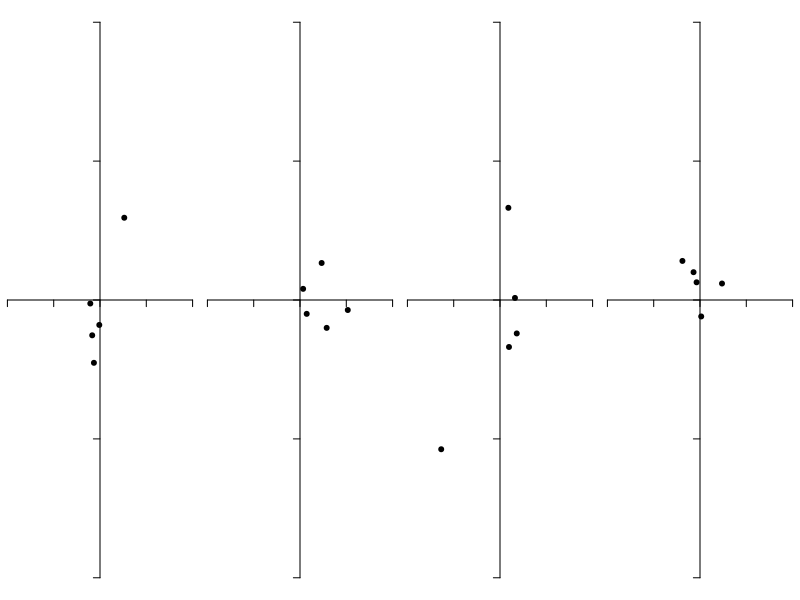

Generate this figure with R: (Note: a time limit stopped this script after it produced the figure.)
## ---- chunk 1
n <- 100000

bivariate_normal <- function(n, yoffset=0, eccentricity=0, flier_rate=0, flier_severity=3)
{
  d <- data.frame(u=runif(n), v=runif(n), z=runif(n))
  
  # Contaminated normal if fliers requested
  d$sd <- ifelse(d$z < flier_rate, flier_severity, 1)

  # Box-Muller transform
  d$r = d$sd * sqrt(-2 * log(d$u))
  d$x = d$r * cos(2 * pi * d$v)
  d$y = d$r * sin(2 * pi * d$v)

  # Offset and eccentricity
  d$y <- d$y * sqrt(1-eccentricity^2) + yoffset
  d$x <- d$x / sqrt(1-eccentricity^2)
  d$r <- sqrt(d$x^2 + d$y^2)
  return (d)
}

group_size <- function(h)
{
  n <- nrow(h) 
  if (n < 2) {
    return (0)
  }
  best_so_far <- sqrt((h$x[1]-h$x[2])*(h$x[1]-h$x[2])+(h$y[1]-h$y[2])*(h$y[1]-h$y[2]))
  for (i in 1:(n - 1)) {
    for (j in (i + 1):n) {
      candidate = sqrt((h$x[i]-h$x[j])*(h$x[i]-h$x[j])+(h$y[i]-h$y[j])*(h$y[i]-h$y[j]))
      if (best_so_far < candidate) {
        best_so_far = candidate
      }
    }
  }
  return (best_so_far)
}

# Radial miss at 10 yards with a bow, mm
experimental_data <- c(17,25,41,65,150,11,16,16,21,26,42,10,22,24,45,49,12,25,30,37,38,43,
44,54,10,17,34,42,44,20,23,28,33,34,38,10,18,20,27,35,37,37,49,52,
60,61,8,16,18,21,22,25,35,37,69,24,25,27,30,42,48,61,71,8,
10,11,11,13,27,28,31,40,73,8,14,20,21,34,36,36,37,43,43,46,
47,16,19,36,37,38,39,44,45,50,54,72,5,9,30,30,31,34,35,42,
45,47,52,130,5,10,16,19,23,23,29,34,36,37,40,42,1,7,7,9,11,
15,17,27,27,40,9,17,17,18,20,23,23,25,31,32,9,25,9,34,4,25,
8,20,9,23,15,18,19,19,6,58,21,24,31,5,10,21,9,9,27,220,12,
20,19,21,14,12,26,48,26,29,14,19,24,8,20,12,13,17,52,29,5,
19,23,34,23,19,32,8,19,24,52,26,16,8,1,14,9,12,20,14,13,40,
9,16,14,33,12,30,9,19,30,8,31,15,6,19,12,28,55,13,46,43,16,
16,10,16,12,20,33,10,4,42,37,4,75,29,6,24,14,11,35,2,21,5,
10,13,36,1,34,17,19,52,33,7,25,10,6,12,0,29,20,23,34,10,19,
27,15,25,14,13,10,21,28,44,36,17,31,32,11,15,24,13,14,13,8,
27,68,39,45,32,27,6,40,30,19,14,11,31,11,45,31,14,12,13,3,
17,34,33,14,6,7,16,17,10,26,104,57,38,9,4,10,3,25,32,44,36,
23,43,7,10,21,39,18,14,26);

experiment <- function(main=NA, ymax=3, yoffset=0, eccentricity=0, flier_rate=0, flier_severity=3, legendpos='topright', simulated=T)
{
  gs55 <- numeric(n)
  kr9 <- numeric(n)
  kr69 <- numeric(n)
  rr20 <- numeric(n)
  mle20 <- numeric(n)
  o <- numeric(n)
  hits55 <- 0
  hits9 <- 0
  hits69 <- 0
  hits20 <- 0
  hitsmle <- 0
  rr20_factor <- 1.76
  mle20_factor <- 0.35
  for (i in 1:n) {
    if (simulated) {
      e <- numeric(5);
      for (j in 1:5) {
        g <- bivariate_normal(5, yoffset, eccentricity, flier_rate, flier_severity);
        e[j] <- group_size(g);
      }
      gs55[i] <- 0.72 * mean(e); 
    }
    e <- numeric(2);
    f <- numeric(2);
    r <- numeric(2);
    r2 <- numeric(2);
    for (j in 1:2) {
      if (simulated) {
        g <- bivariate_normal(10, yoffset, eccentricity, flier_rate, flier_severity)$r
      } else {
        g <- sample(experimental_data, 10, replace=T);
      }
      g <- g[order(g)]
      e[j] <- g[6] + g[9];
      f[j] <- g[9];
      r[j] <- mean(g);
      r2[j] <- sum(g^2);
    }
    kr9[i] <- 1.15 * mean(f);
    kr69[i] <- 0.69 * mean(e);
    rr20[i] <- rr20_factor * mean(r);
    mle20[i] <- mle20_factor * sqrt(sum(r2));
    if (simulated) { 
      r <- bivariate_normal(1, yoffset, eccentricity, flier_rate, flier_severity)$r 
    } else {
      r <- sample(experimental_data, 1);
    }
    if (r < gs55[i]) {
      hits55 <- hits55 + 1;
    }
    if (r < kr9[i]) {
      hits9 <- hits9 + 1;
    }
    if (r < kr69[i]) {
      hits69 <- hits69 + 1;
    }
    if (r < rr20[i]) {
      hits20 <- hits20 + 1;
    }
    if (r < mle20[i]) {
      hitsmle <- hitsmle + 1;
    }
    o[i] <- r;
  }
  if (simulated) {
    hist55 <- hist(gs55, plot=F, breaks=50);
    plot(main=main, smooth.spline(hist55$mids, hist55$density), col='red', type='l', xlab='Estimated R90', ylab='PDF', xlim=c(0,5), ylim=c(0,ymax));
    hist9 <- hist(kr9, plot=F, breaks=50);
    lines(smooth.spline(hist9$mids, hist9$density), col='green', lty=2);
  } else {
    hist9 <- hist(kr9, plot=F, breaks=50);
    plot(main=main, smooth.spline(hist9$mids, hist9$density), col='green', type='l', lty=2, xlab='Estimated R90, mm', ylab='PDF', xlim=c(0,100), ylim=c(0,ymax));
  }
  hist69 <- hist(kr69, plot=F, breaks=50);
  lines(smooth.spline(hist69$mids, hist69$density), col='blue', lty=3);
  hist20 <- hist(rr20, plot=F, breaks=50);
  lines(smooth.spline(hist20$mids, hist20$density), col='cyan', lty=4);
  histmle <- hist(mle20, plot=F, breaks=50);
  lines(smooth.spline(histmle$mids, histmle$density), col='orange', lty=5);
  if (simulated) {
    actual_r90 <- quantile(o, probs=c(0.9));
  } else {
    actual_r90 <- quantile(experimental_data, probs=c(0.9));
  }
  abline(v=actual_r90, lty=5, col='grey')
  if (simulated) {
    legend(legendpos, inset=.05, c('5x5','2x10 (9)','2x10 (6&9)','Rayleigh 20','MLE 20','Actual'), lwd=2, lty=c(1,2,3,4,5,6), col=c('red','green','blue','cyan','orange','grey'), bty='n');
  } else {
    legend(legendpos, inset=.05, c('2x10 (9)','2x10 (6&9)','Rayleigh 20','MLE 20','Actual'), lwd=2, lty=c(2,3,4,5,6), col=c('green','blue','cyan','orange','grey'), bty='n');
  }
  hits55  <- 100*hits55/n;
  hits9   <- 100*hits9/n;
  hits69  <- 100*hits69/n;
  hits20  <- 100*hits20/n;
  hitsmle <- 100*hitsmle/n;
  rmse55 <- sqrt(sum((gs55 - actual_r90)^2)/n);
  rmse9  <- sqrt(sum((kr9  - actual_r90)^2)/n);
  rmse69 <- sqrt(sum((kr69 - actual_r90)^2)/n);
  rmse20 <- sqrt(sum((rr20 - actual_r90)^2)/n);
  rmsemle <- sqrt(sum((mle20 - actual_r90)^2)/n);
  mae55 <- sqrt(mean(abs(gs55 - actual_r90)));
  mae9  <- sqrt(mean(abs(kr9  - actual_r90)));
  mae69 <- sqrt(mean(abs(kr69 - actual_r90)));
  mae20 <- sqrt(mean(abs(rr20 - actual_r90)));
  maemle <- sqrt(mean(abs(mle20 - actual_r90)));
  data.frame( hits55, hits9, hits69, hits20, hitsmle
            , rmse55, rmse9, rmse69, rmse20, rmsemle
            , mae55,  mae9,  mae69,  mae20, maemle
            );
}

group_examples <- function(yoffset=0, eccentricity=0, flier_rate=0, flier_severity=3)
{
  old.par <- par(mfrow=c(1,4))
  par(mar=c(0,0,0,0))
  for (i in 1:4) {
    a <- bivariate_normal(5, yoffset, eccentricity, flier_rate, flier_severity)
    plot(a$x, a$y, type='p', xlim=c(-4,4), ylim=c(-4,4), axes=F, pch=19)
    axis(1, pos=0, labels=NA)
    axis(2, pos=0, labels=NA) 
  }
  par(old.par)
}
## ---- chunk 2
set.seed(42)
group_examples()
## ---- chunk 3
e <- experiment(main='Bivariate Normal Distribution', ymax=1.8);
## ---- chunk 4
set.seed(43)
group_examples(yoffset=1)
## ---- chunk 5
e <- experiment(main='Offset Zero', ymax=1.5, yoffset=1);
## ---- chunk 6
set.seed(44)
group_examples(flier_rate=0.05, flier_severity=5)
## ---- chunk 7
e <- experiment(main='Contaminated Normal Distribution', ymax=1.2, flier_rate=0.05, flier_severity=5);
## ---- chunk 8
set.seed(45)
group_examples(eccentricity=0.75)
## ---- chunk 9
e <- experiment(main='Unequal Variance', ymax=1.5, eccentricity=0.75);
## ---- chunk 10
set.seed(46)
group_examples(yoffset=1, eccentricity=0.75, flier_rate=0.05, flier_severity=5)
## ---- chunk 11
e <- experiment(main='All Factors', ymax=1, yoffset=1, eccentricity=0.75, flier_rate=0.05, flier_severity=5, legendpos='topleft');
## ---- chunk 12
e <- experiment(main='Actual Experimental Data', ymax=0.08, simulate=F, legendpos='topleft');
